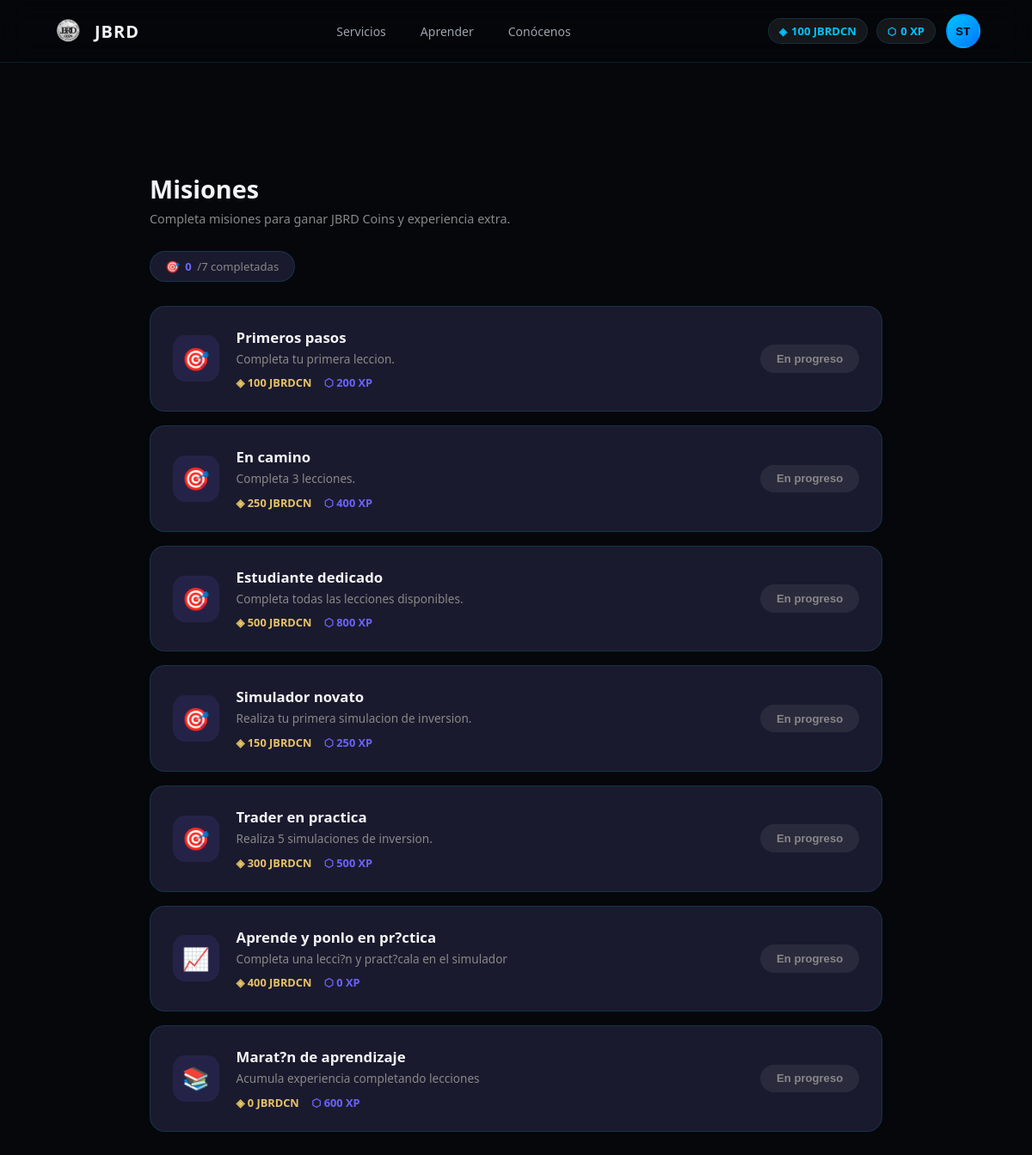
Screenshot of /JBRD.1.6/paginas/misiones.php (signed in) with the database file from the repository.
### tables this page shows
CREATE TABLE `cuentas` (
  `id_cuenta` int(11) NOT NULL COMMENT 'Identificador unico de la cuenta',
  `id_usuario` int(11) NOT NULL COMMENT 'Usuario propietario de la cuenta',
  `usuario` varchar(50) NOT NULL COMMENT 'Nombre de usuario (login)',
  `password` varchar(255) NOT NULL COMMENT 'Contraseña encriptada del usuario',
  `creditos` int(11) NOT NULL DEFAULT 100 COMMENT 'Creditos disponibles en la cuenta',
  `experiencia` int(11) NOT NULL DEFAULT 0 COMMENT 'Puntos de experiencia acumulados',
  `estado` tinyint(1) NOT NULL DEFAULT 1 COMMENT 'Estado de la cuenta (1=activa, 0=inactiva)',
  `fecha_registro` datetime NOT NULL DEFAULT current_timestamp() COMMENT 'Fecha de creacion de la cuenta',
  `id_rol` int(11) NOT NULL DEFAULT 1 COMMENT 'Rol asignado a la cuenta'
);

CREATE TABLE `misiones` (
  `id_mision` int(11) NOT NULL COMMENT 'Identificador único de la misión',
  `nombre_mision` varchar(100) NOT NULL COMMENT 'Nombre de la misión',
  `descripcion` text DEFAULT NULL COMMENT 'Descripción de la misión',
  `recompensa_creditos` int(11) NOT NULL DEFAULT 50 COMMENT 'Créditos otorgados al completar la misión',
  `recompensa_experiencia` int(11) NOT NULL DEFAULT 150 COMMENT 'Experiencia otorgada al completar la misión',
  `meta` int(11) NOT NULL DEFAULT 1 COMMENT 'Meta u objetivo numérico a alcanzar para completar la misión',
  `tipo` varchar(50) NOT NULL DEFAULT 'lecciones' COMMENT 'Tipo de misión (ej. lecciones, preguntas, simulaciones)'
);

### JBRD.1.6/paginas/misiones.php (the view, shortened to what this page needs)
<?php
$id_cuenta   = $_SESSION['id_cuenta'];
$usuario     = htmlspecialchars($_SESSION['usuario']);
$iniciales   = strtoupper(substr($_SESSION['usuario'], 0, 2));
$creditos    = $_SESSION['creditos']    ?? 0;
$experiencia = $_SESSION['experiencia'] ?? 0;
$conn = new mysqli('localhost', 'root', '', 'jbrd');
$stmtCu = $conn->prepare("SELECT creditos, experiencia FROM cuentas WHERE id_cuenta = ? LIMIT 1");
$stmtCu->bind_param('i', $id_cuenta);
$stmtCu->execute();
$cuentaRow = $stmtCu->get_result()->fetch_assoc();
if ($cuentaRow) {
    $creditos    = $cuentaRow['creditos'];
    $experiencia = $cuentaRow['experiencia'];
}
$stmt = $conn->prepare("
    SELECT
        m.id_mision,
        m.nombre_mision,
        m.descripcion,
        m.tipo,
        m.meta,
        m.recompensa_creditos,
        m.recompensa_experiencia,
        COALESCE(cm.completada, 0) AS completada,
        COALESCE(cm.reclamada, 0)  AS reclamada
    FROM misiones m
    LEFT JOIN cuenta_misiones cm
        ON cm.id_mision = m.id_mision AND cm.id_cuenta = ?
    ORDER BY completada ASC, m.id_mision ASC
");
$stmt->bind_param('i', $id_cuenta);
$stmt->execute();
$misiones = $stmt->get_result()->fetch_all(MYSQLI_ASSOC);
function iconoMision(string $tipo): string {
    return match ($tipo) {
        'leccion'    => '📚',
        'practica'   => '📈',
        'simulador'  => '📈',
        'racha'      => '🔥',
        default      => '🎯',
    };
}
?>
<!doctype html>
<html lang="es">
<head>
  <link rel="stylesheet" href="../CSS/main.css">
</head>
<body>
<header id="header">
  <div class="logo">
    <img src="../imagenes/logogris.png" alt="JBRD">
    <span>JBRD</span>
  </div>
  <nav>
    <a href="../index.php#servicios">Servicios</a>
    <a href="../index.php#aprender">Aprender</a>
    <a href="../index.php#conocenos">Conócenos</a>
  </nav>
  <div class="auth-buttons">
    <div class="user-stats">
      <span class="stat">
        <i class="icon-coin">◈</i>
        <?= number_format($creditos) ?> JBRDCN
      </span>
      <span class="stat">
        <i class="icon-xp">⬡</i>
        <?= number_format($experiencia) ?> XP
      </span>
    </div>
    <div class="user-menu">
      <button class="avatar-btn" onclick="toggleMenu()" title="<?= $usuario ?>">
        <?= $iniciales ?>
      </button>
    </div>
  </div>
</header>
<main class="misiones-wrapper">
  <div class="misiones-header">
    <h1>Misiones</h1>
    <p>Completa misiones para ganar JBRD Coins y experiencia extra.</p>
  </div>
  <?php
    $totalMisiones      = count($misiones);
    $totalCompletadas   = count(array_filter($misiones, fn($m) => (int)$m['completada'] === 1));
  ?>
  <div class="misiones-resumen">
    <span class="resumen-chip">🎯 <strong><?= $totalCompletadas ?></strong>/<?= $totalMisiones ?> completadas</span>
  </div>
  <?php if (empty($misiones)): ?>
    <div class="sin-misiones">
      <p>No hay misiones disponibles por el momento. ¡Vuelve pronto!</p>
    </div>
  <?php else: ?>
    <?php foreach ($misiones as $m): ?>
      <?php
        $completada = (int) $m['completada'] === 1;
        $reclamada  = (int) $m['reclamada']  === 1;
        $claseExtra = $completada ? ' completada' : '';
        $claseExtra .= $reclamada ? ' reclamada' : '';
      ?>
      <div class="mision-card<?= $claseExtra ?>">
        <div class="mision-icon"><?= iconoMision($m['tipo']) ?></div>
        <div class="mision-body">
          <h3><?= htmlspecialchars($m['nombre_mision']) ?></h3>
          <p><?= htmlspecialchars($m['descripcion'] ?? '') ?></p>
          <div class="mision-recompensas">
            <span class="recompensa-coin">◈ <?= number_format($m['recompensa_creditos']) ?> JBRDCN</span>
            <span class="recompensa-xp">⬡ <?= number_format($m['recompensa_experiencia']) ?> XP</span>
          </div>
        </div>
        <div class="mision-accion">
          <?php if ($reclamada): ?>
            <span class="estado-tag">✓ Reclamada</span>
          <?php else: ?>
            <button type="button" class="btn-mision disponible" disabled>En progreso</button>
          <?php endif; ?>
        </div>
      </div>
    <?php endforeach; ?>
  <?php endif; ?>
</main>
</body>
</html>

### JBRD.1.6/css/main.css (style rules this page uses)
*, *::before, *::after { margin: 0; padding: 0; box-sizing: border-box; }
:root { --bg: #05070a; --bg-2: #0a0e15; --panel: rgba(255,255,255,0.04); --panel-2: rgba(255,255,255,0.07); --border: rgba(0,195,255,0.15); --border-2: rgba(0,195,255,0.30); --primary: #00c3ff; --primary-2: #0077ff; --text: #f3f4f6; --muted: #9ca3af; --danger: #ff4d4d; }
html { scroll-behavior: smooth; }
body { font-family: "Segoe UI", Arial, sans-serif; background: var(--bg); color: var(--text); overflow-x: hidden; padding-top: 80px; }
a { text-decoration: none; color: inherit; }
header { position: fixed; top: 0; width: 100%; z-index: 1000; display: flex; justify-content: space-between; align-items: center; padding: 16px 60px; background: rgba(5,7,10,0.85); backdrop-filter: blur(16px); border-bottom: 1px solid var(--border); transition: padding 0.3s, background 0.3s; }
.logo { display: flex; align-items: center; gap: 10px; font-size: 20px; font-weight: 700; letter-spacing: 1px; }
.logo img { width: 40px; height: 40px; object-fit: contain; }
nav { display: flex; gap: 8px; }
nav a { padding: 8px 16px; color: var(--muted); border-radius: 999px; font-size: 14px; transition: color 0.2s, background 0.2s; }
.auth-buttons { display: flex; align-items: center; gap: 12px; }
.user-stats { display: flex; gap: 10px; align-items: center; }
.stat { display: flex; align-items: center; gap: 5px; background: var(--panel-2); border: 1px solid var(--border); border-radius: 999px; padding: 5px 12px; font-size: 13px; color: var(--primary); font-weight: 600; }
.icon-coin, .icon-xp { font-style: normal; font-size: 12px; }
.user-menu { position: relative; }
.avatar-btn { width: 40px; height: 40px; border-radius: 50%; background: linear-gradient(135deg, var(--primary), var(--primary-2)); color: #000; font-size: 13px; font-weight: 700; border: 2px solid transparent; cursor: pointer; display: flex; align-items: center; justify-content: center; transition: border-color 0.2s, box-shadow 0.2s, transform 0.15s; user-select: none; letter-spacing: 0.5px; }

### JBRD.1.6/paginas/misiones.php (style rules this page uses)
.misiones-wrapper { max-width: 900px; margin: 120px auto 60px; padding: 0 1.5rem; }
.misiones-header { margin-bottom: 1.75rem; }
.misiones-header h1 { font-size: 1.8rem; font-weight: 700; margin: 0 0 .35rem; color: var(--text, #fff); }
.misiones-header p { margin: 0; font-size: .9rem; color: var(--text-muted, #888); }
.misiones-resumen { display: flex; gap: 1rem; margin-bottom: 1.75rem; flex-wrap: wrap; }
.resumen-chip { background: var(--card-bg, #1a1a2e); border: 1px solid var(--border, rgba(255,255,255,.1)); border-radius: 999px; padding: .5rem 1.1rem; font-size: .82rem; color: var(--text-muted, #888); display: flex; align-items: center; gap: .4rem; }
.resumen-chip strong { color: var(--accent, #6c63ff); font-weight: 700; }
.mision-card { background: var(--card-bg, #1a1a2e); border: 1px solid var(--border, rgba(255,255,255,.1)); border-radius: 1.1rem; padding: 1.5rem 1.6rem; margin-bottom: 1rem; display: flex; align-items: center; gap: 1.25rem; transition: border-color .2s, transform .2s; }
.mision-icon { width: 54px; height: 54px; flex-shrink: 0; border-radius: .9rem; background: rgba(108,99,255,.12); display: flex; align-items: center; justify-content: center; font-size: 1.6rem; }
.mision-body { flex: 1; min-width: 0; }
.mision-body h3 { margin: 0 0 .25rem; font-size: 1.05rem; color: var(--text, #fff); }
.mision-body p { margin: 0 0 .6rem; font-size: .85rem; color: var(--text-muted, #888); }
.mision-recompensas { display: flex; gap: .9rem; font-size: .8rem; font-weight: 600; }
.recompensa-coin { color: #e8c468; }
.recompensa-xp { color: var(--accent, #6c63ff); }
.mision-accion { flex-shrink: 0; }
.btn-mision { display: inline-flex; align-items: center; gap: .4rem; padding: .55rem 1.2rem; border-radius: 999px; border: none; font-size: .82rem; font-weight: 600; cursor: pointer; transition: all .2s; }
.btn-mision.disponible { background: rgba(255,255,255,.07); color: var(--text-muted, #888); }

### rows the page displays
cuentas: creditos "100", experiencia "0"
misiones: tipo "🎯", nombre_mision "Primeros pasos", descripcion "Completa tu primera leccion.", recompensa_creditos "100", recompensa_experiencia "200"
misiones: tipo "🎯", nombre_mision "En camino", descripcion "Completa 3 lecciones.", recompensa_creditos "250", recompensa_experiencia "400"
misiones: tipo "🎯", nombre_mision "Estudiante dedicado", descripcion "Completa todas las lecciones disponibles.", recompensa_creditos "500", recompensa_experiencia "800"
misiones: tipo "🎯", nombre_mision "Simulador novato", descripcion "Realiza tu primera simulacion de inversion.", recompensa_creditos "150", recompensa_experiencia "250"
misiones: tipo "🎯", nombre_mision "Trader en practica", descripcion "Realiza 5 simulaciones de inversion.", recompensa_creditos "300", recompensa_experiencia "500"
misiones: tipo "📈", nombre_mision "Aprende y ponlo en pr?ctica", descripcion "Completa una lecci?n y pract?cala en el simulador", recompensa_creditos "400", recompensa_experiencia "0"
misiones: tipo "📚", nombre_mision "Marat?n de aprendizaje", descripcion "Acumula experiencia completando lecciones", recompensa_creditos "0", recompensa_experiencia "600"

### other values shown
$iniciales "ST"
$totalCompletadas "0"
$totalMisiones "7"
